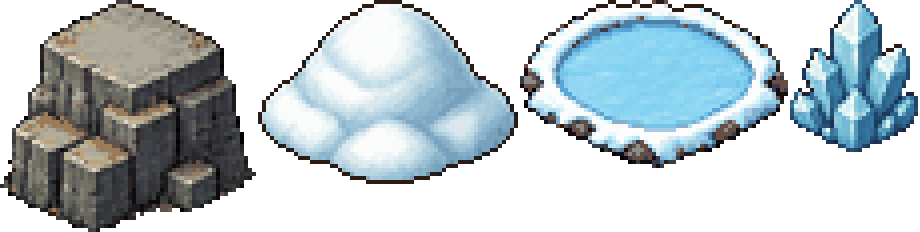
#> input picture assets/cold@2x.png, 920 x 232 px; its folder holds only this picture in this run
$ python make_sd_heroes.py ../../../assets/cold@2x.png
#> lines starting #> are read from the running program, lines starting #| are printed output that depends on the picture; after the words box and inside, x2 and y2 are one past the last pixel; in counts of white or black regions, pixels touching at a corner belong together
"""make_sd_heroes.py — Q 版（約 2 頭身）英雄表 → hero@1x/2x/4x + heropose@1x/2x/4x。

待機表決定每個職業的倍率：待機高度縮到 34／68／136 px（1x／2x／4x，遊戲裡英雄畫 21 世界像素高）。
姿勢表（走路 A/B、蓄力、出手、受擊、休息）用「同職業待機圖的倍率 × 待機表寬 / 姿勢表寬」縮放，
所以換姿勢時人不會忽大忽小；每格記 foot（腳底中心 x），遊戲用它對齊。
manifest 的 scale：1x 0.14、2x 0.28、4x 0.56（pixel-world.js 依此分 LOD）。
用法：NO_SHADOW=1 HUE_TOL=16 python pipeline/scripts/align/make_sd_heroes.py idle.png walkA=… walkB=… strike=… windup=… hurt=… rest=…
"""
import json, os, subprocess, sys
from pathlib import Path
import numpy as np
from PIL import Image

ROOT = Path(__file__).resolve().parents[3]; A = ROOT / "assets"
IDS = ["berserker", "ranger", "paladin", "sorcerer", "darkknight", "priest"]
LODS = {"1x": (34, .14), "2x": (68, .28), "4x": (136, .56)}


def regreen(src):
    """紫水晶跟洋紅底色幾乎同色，色鍵分不開。先用「跟圖邊連通」的洪水填色找出真正的背景（深色描邊擋住水晶），
    被包住、且很純的洋紅小洞也算背景；背景改成純綠，再交給 sheet_to_atlas 去背。"""
#> called with src = '../../../assets/cold@2x.png'
    from scipy import ndimage
    rgb = np.asarray(Image.open(src).convert("RGB")).astype(int); bgc = np.median(np.concatenate([rgb[0], rgb[-1], rgb[:, 0], rgb[:, -1]]), 0)
#> after `rgb = np.asarray(Image.open(src).convert('RGB')).astype(int)`:
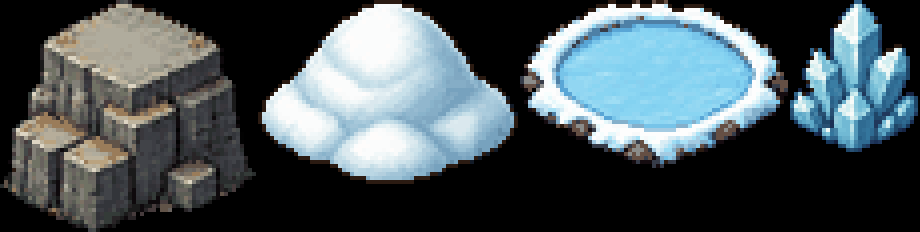
#> rgb: shape (232, 920, 3) int64; mean R, G, B 74.6, 85.9, 90.4
#> after `bgc = np.median(np.concatenate([rgb[0], rgb[-1], rgb[:, 0], rgb[:, -1]`: bgc = [0, 0, 0]
    d = np.sqrt(((rgb - bgc) ** 2).sum(2)); near = d < 48
#> after `near = d < 48`:
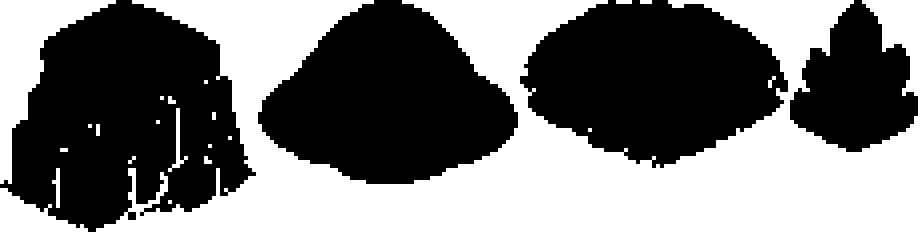
#> near: shape (232, 920) bool; 46.8% white; 22 white regions (8 under 20 px), largest, box (x1, y1, x2, y2) and area: (96, 0, 920, 232) 90096, (0, 0, 116, 184) 6928, (0, 188, 88, 232) 1952
    lab, n = ndimage.label(near); border = set(np.unique(np.concatenate([lab[0], lab[-1], lab[:, 0], lab[:, -1]]))) - {0}
#> after `lab, n = ndimage.label(near)`:
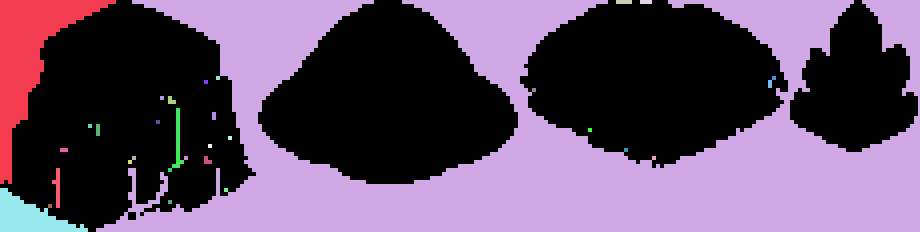
#> lab: shape (232, 920) int32; 33 distinct labels, from 0 to 32; one colour per label, 0 black
#> after `lab, n = ndimage.label(near)`: n = 32
#> after `border = set(np.unique(np.concatenate([lab[0], lab[-1], lab[:, 0], lab`: border = 5 items
    bg = np.isin(lab, list(border))
#> bg: shape (232, 920) bool; 46.4% white; 5 white regions, box (x1, y1, x2, y2) and area: (96, 0, 920, 232) 90016, (0, 0, 116, 184) 6928, (0, 188, 88, 232) 1936, (616, 0, 632, 4) 64, (640, 0, 652, 4) 48
    for i in range(1, n + 1):
        if i in border: continue
        sl = ndimage.find_objects((lab == i).astype(int))[0]; sl = tuple(slice(max(0, a.start - 2), a.stop + 2) for a in sl)
        m = lab[sl] == i; ring = ndimage.binary_dilation(m) & ~m
        # 被包住的底色洞(弓弦內、法杖輪輻間、手臂與身體間):周圍一圈大多不是洋紅系 → 是洞;
        # 周圍也是洋紅系(紫水晶裡的亮點) → 是水晶的一部分,留著。
        if ring.any() and (d[sl][ring] < 100).mean() < .5: bg[sl] |= m
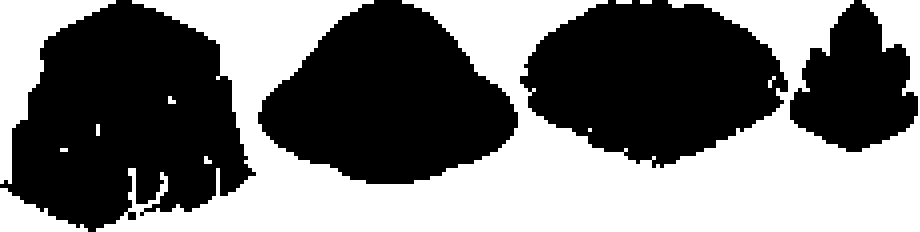
#> bg: shape (232, 920) bool; 46.5% white; 11 white regions (1 under 20 px), largest, box (x1, y1, x2, y2) and area: (96, 0, 920, 232) 90080, (0, 0, 116, 184) 6928, (0, 188, 88, 232) 1936
    # 跟底色幾乎一模一樣、且成片(≥25px)的被包住區域一定是底色洞——即使它碰到紫水晶(水晶是漸層,不會有這麼純的一大片)。
    pl, pn = ndimage.label(d < 16); ps = ndimage.sum(np.ones_like(pl), pl, range(1, pn + 1))
#> after `pl, pn = ndimage.label(d < 16)`:
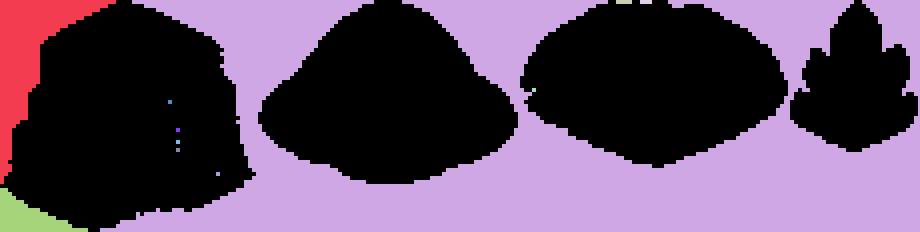
#> pl: shape (232, 920) int32; 12 distinct labels, from 0 to 11; one colour per label, 0 black
#> after `pl, pn = ndimage.label(d < 16)`: pn = 11
#> after `ps = ndimage.sum(np.ones_like(pl), pl, range(1, pn + 1))`: ps = [6784, 88192, 64, 48, 16, 16, 16, 16, 16, 16, 1840]
    bg |= np.isin(pl, [i + 1 for i, v in enumerate(ps) if v >= 25])
    for _ in range(2):   # 邊緣混色(描邊與底色之間的半洋紅像素):貼著背景、又偏洋紅的去掉
        edge = ndimage.binary_dilation(bg) & ~bg; bg |= edge & (d < 115)
#> this loop made 2 passes
#> pass 1, in regreen, `edge = ndimage.binary_dilation(bg) & ~bg`:
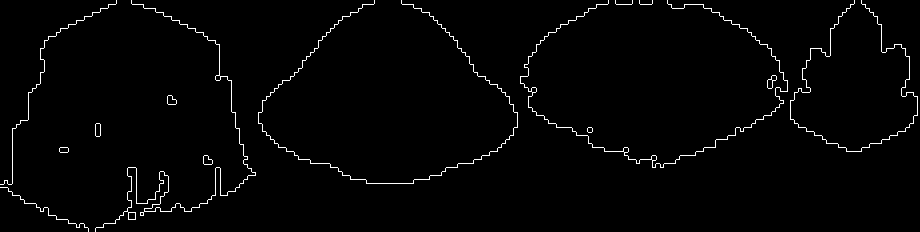
#> edge: shape (232, 920) bool; 1.7% white in thin lines or dots
    out = rgb.copy(); out[bg] = [0, 255, 0]
#> after `out[bg] = [0, 255, 0]`:
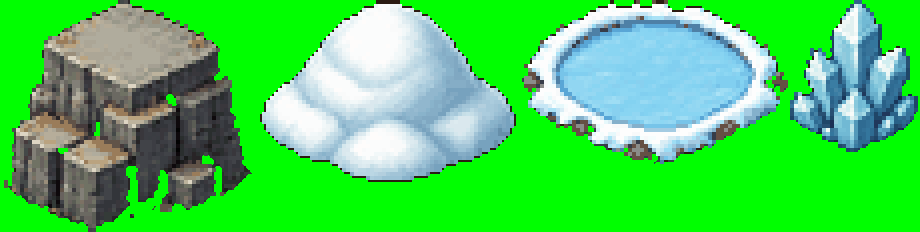
#> out: shape (232, 920, 3) int64; mean R, G, B 73.4, 209.3, 89.2
    path = Path(src).with_name(Path(src).stem + "-greenbg.png"); Image.fromarray(out.astype(np.uint8)).save(path); return str(path)


# [12 lines left out: function spread, not called in this run]


def cut(src, prefix, grid="3x2", ids=IDS, green=False):
    src = src if green else regreen(src)
    r = subprocess.run([sys.executable, str(ROOT / "pipeline/scripts/l0veyou/sheet_to_atlas.py"), src, prefix, grid, ",".join(ids)],
                       capture_output=True, text=True, encoding="utf-8", env={**os.environ, "PYTHONIOENCODING": "utf-8"})
    print(((r.stdout or r.stderr).strip().splitlines() or ["?"])[0])
    if r.returncode: print(r.stdout, r.stderr); raise SystemExit(r.returncode)
    sheet = Image.open(A / f"{prefix}@2x.png").convert("RGBA"); man = json.loads((A / f"{prefix}@2x.manifest.json").read_text(encoding="utf-8"))
    out = {k: (lambda im: im if green else clean(im))(sheet.crop((c["x"], c["y"], c["x"] + c["w"], c["y"] + c["h"]))) for k, c in man["cells"].items()}
    for f in A.glob(f"{prefix}@*"): f.unlink()
    if not green: Path(src).unlink()
    return out


# [19 lines left out: functions clean, shrink, not called in this run]


def foot_x(piece):
    a = np.asarray(piece)[..., 3] > 0; ys, xs = np.nonzero(a[int(a.shape[0] * .86):])
    return float(xs.mean()) if len(xs) else piece.width / 2


# [13 lines left out: function pack, not called in this run]


POSES = ["idle", "walkA", "walkB", "windup", "strike", "hurt", "rest"]


def main(idle_src, *specs):
    # solo=<職業>:<4x2 綠底表>：某職業的 7 個姿勢改用單獨一張綠底表(紫水晶跟洋紅底同色時用),順序 = POSES,第 8 格空白。
    solo = {}
    for sp in [x for x in specs if x.startswith("solo=")]:
        cls, path = sp[5:].split(":", 1)
        got = cut(path, "zzsolo", "4x2", [f"{cls}_{p}" for p in POSES] + ["-"], green=True)
        got[f"{cls}_strike"] = got[f"{cls}_strike"].transpose(Image.FLIP_LEFT_RIGHT)   # 生成時朝左,遊戲統一朝右
        solo[cls] = got
    # walk4=<職業>:<綠底 1×4 走路表>：四格走路循環(左腳著地、經過、右腳著地、經過),倍率＝四格高度中位數對齊待機高度。
    walk4 = {}
    for sp in [x for x in specs if x.startswith("walk4=")]:
        cls, path = sp[6:].split(":", 1); sp4 = spread(path, 4); walk4[cls] = cut(sp4, "zzwalk4", "4x1", [f"{cls}_walk{i}" for i in range(1, 5)], green=True); Path(sp4).unlink()
    specs = [x for x in specs if not x.startswith(("solo=", "walk4="))]
    idle = cut(idle_src, "zzsdidle"); iw = Image.open(idle_src).width
    poses = [(p, cut(f, "zzsdpose"), Image.open(f).width) for p, f in (s.split("=", 1) for s in specs)]
    for tag, (h, sc) in LODS.items():
        hero, pose, extra = {}, {}, {}
        for k, frames in walk4.items():
            mh = sorted(f.height for f in frames.values())[1:3]; s4 = h / (sum(mh) / 2)
            for key, f in frames.items(): p = shrink(f, s4, False); pose[key] = p; extra[key] = {"foot": round(foot_x(p), 1)}
        for k in IDS:
            if k in solo:
                g = solo[k]; s = h / g[f"{k}_idle"].height; hero[k] = shrink(g[f"{k}_idle"], s, False)
                for name in POSES[1:]:
                    key = f"{k}_{name}"; p = shrink(g[key], s, False); pose[key] = p; extra[key] = {"foot": round(foot_x(p), 1)}
                continue
            s = h / idle[k].height; hero[k] = shrink(idle[k], s)
            for name, got, pw in poses:
                key = f"{k}_{name}"; p = shrink(got[k], s * iw / pw); pose[key] = p; extra[key] = {"foot": round(foot_x(p), 1)}
        pack(hero, f"hero@{tag}", sc, {}); pack(pose, f"heropose@{tag}", sc, extra)


if __name__ == "__main__":
    main(*sys.argv[1:])
#> (the call stopped at in cut, `r = subprocess.run([sys.executable, str(ROOT / "pipeline/scripts/l0vey..`: subprocess is not available in this run)

$ run again, on assets/woods@2x.png
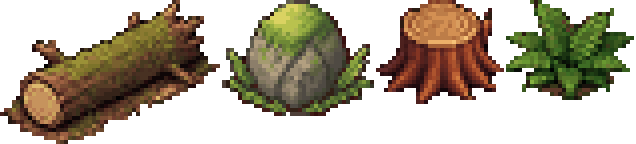
#> input picture assets/woods@2x.png, 636 x 144 px
#> bgc = [0, 0, 0]
#> near: shape (144, 636) bool; 54.6% white; 4 black regions, box (x1, y1, x2, y2) and area: (0, 0, 220, 144) 14544, (222, 0, 374, 116) 11744, (376, 0, 504, 104) 8240, (506, 0, 634, 100) 7056
#> lab: shape (144, 636) int32; 38 distinct labels, from 0 to 37
#> n = 37
#> border = 3 items
#> pl: shape (144, 636) int32; 12 distinct labels, from 0 to 11
#> pn = 11
#> ps = [8032, 38544, 16, 16, 16, 16, 16, 16, 752, 16, 16]
#> in regreen, `out[bg] = [0, 255, 0]`:
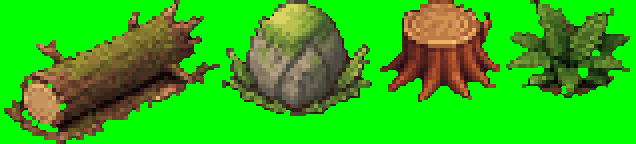
#> out: shape (144, 636, 3) int64; mean R, G, B 46.3, 183.2, 21.5
